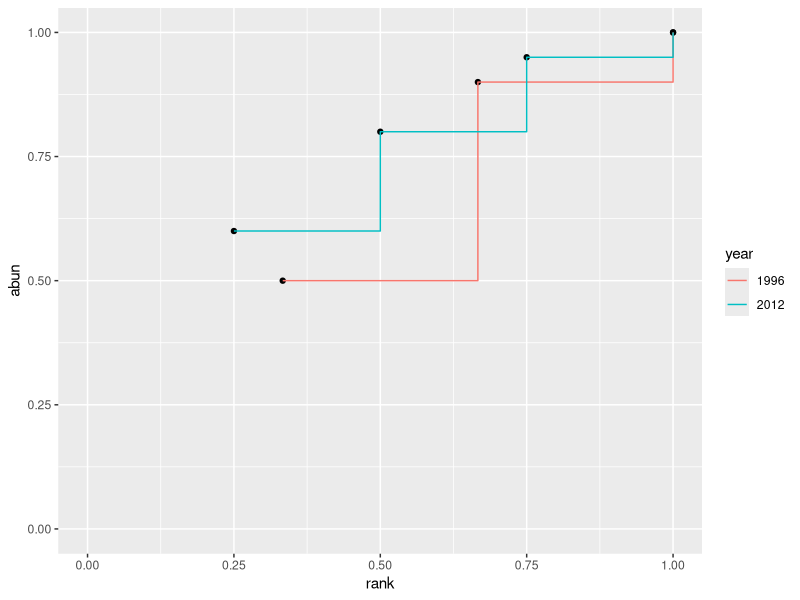
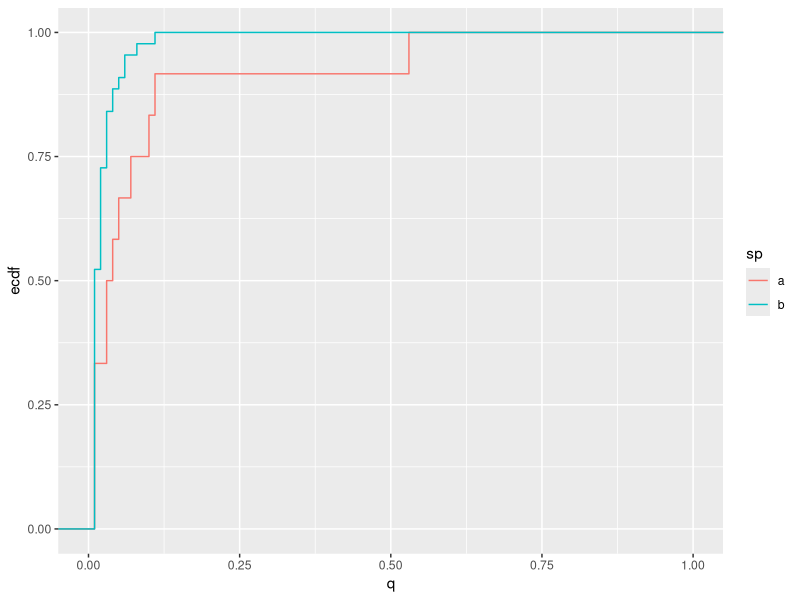

The R source for these figures, in order:
library(ggplot2)
library(dplyr)

## Manual calculation of Kolmogorov-Smirnov Distance
## for cumulative abundance by relative rank curves

# FIXME should relative rank start at zero? (and normalize by n-1)

df <- data.frame(
  plot_id=1,
  year=factor(c(1996, 1996, 1996, 2012, 2012, 2012, 2012)),
  rank=c(1/3, 2/3, 1, 1/4, 2/4, 3/4, 1),
  abun=c(0.5, 0.9, 1, 0.6, 0.8, 0.95, 1)
)

ggplot(df, aes(x=rank, y=abun, group=year)) +
  geom_point() +
  geom_step(aes(color=year)) + 
  scale_y_continuous(limits=c(0, 1)) +
  scale_x_continuous(limits=c(0, 1))

cc <- df %>%
  group_by(plot_id) %>%
  do({
    y <- unique(.$year)
    df1 <- filter(., year==y[[1]])
    df2 <- filter(., year==y[[2]])
    sf1 <- stepfun(df1$rank, c(0, df1$abun))
    sf2 <- stepfun(df2$rank, c(0, df2$abun))
    r <- sort(unique(c(0, df1$rank, df2$rank)))
    h <- abs(sf1(r) - sf2(r))
    w <- c(diff(r), 0)
    data.frame(
      Dmax=max(h),
      Dstar=sum(w*h))
  })

## Kolmogorov-Smirnov Distance
# 
# I didn't use species' rank as the x-axis in this example. To use
# rank you have to resolve the question of whether "relative rank"
# is meant to normalize across sampling effort, whether your metric is 
# intended to capture differences in richness, and maybe others.
# In addition, the KS distance is defined in the context of continuous
# distributions, but rank is discrete.
#
# So this example uses frequency as the x-axis, and pretends each species
# is an independent sample from a continuous distribution on (0, 1). Then
# The "two-sample" KS distance is calculated using `stat::ks.test`.


# this is just a temporary function to get a random community
rcom <- function(a, n, m) {
  p <- rgamma(n, a)
  p <- p / sum(p)
  x <- rmultinom(1, m, p)
  return(x[x > 0,1])
}

# calculate sampled frequencies
x_1 <- rcom(0.01, 500, 100)
q_1 <- x_1 / sum(x_1)
x_2 <- rcom(0.4, 100, 100)
q_2 <- x_2 / sum(x_2)
df <- data.frame(
  sp=c(rep('a', length(x_1)), rep('b', length(x_2))),
  q=c(q_1, q_2)
)

# plot 
ggplot(df, aes(q, col=sp)) +
  stat_ecdf(geom = "step") + 
  scale_x_continuous(limits=c(0, 1))

ks <- ks.test(q_1, q_2, exact=FALSE)
ks$statistic

## But they're not independent
# i'm thinking about the multivariate nature of the response variable.
# one could suppose each vec of frequency is a sample from a dirichlet distribution
# then the stats test is whether they are from the same distribution or not?
# but the diversity is unknown in advance.
# so what do you use for infinite mixtures ... dirichlet process.
# have to think about that one.
